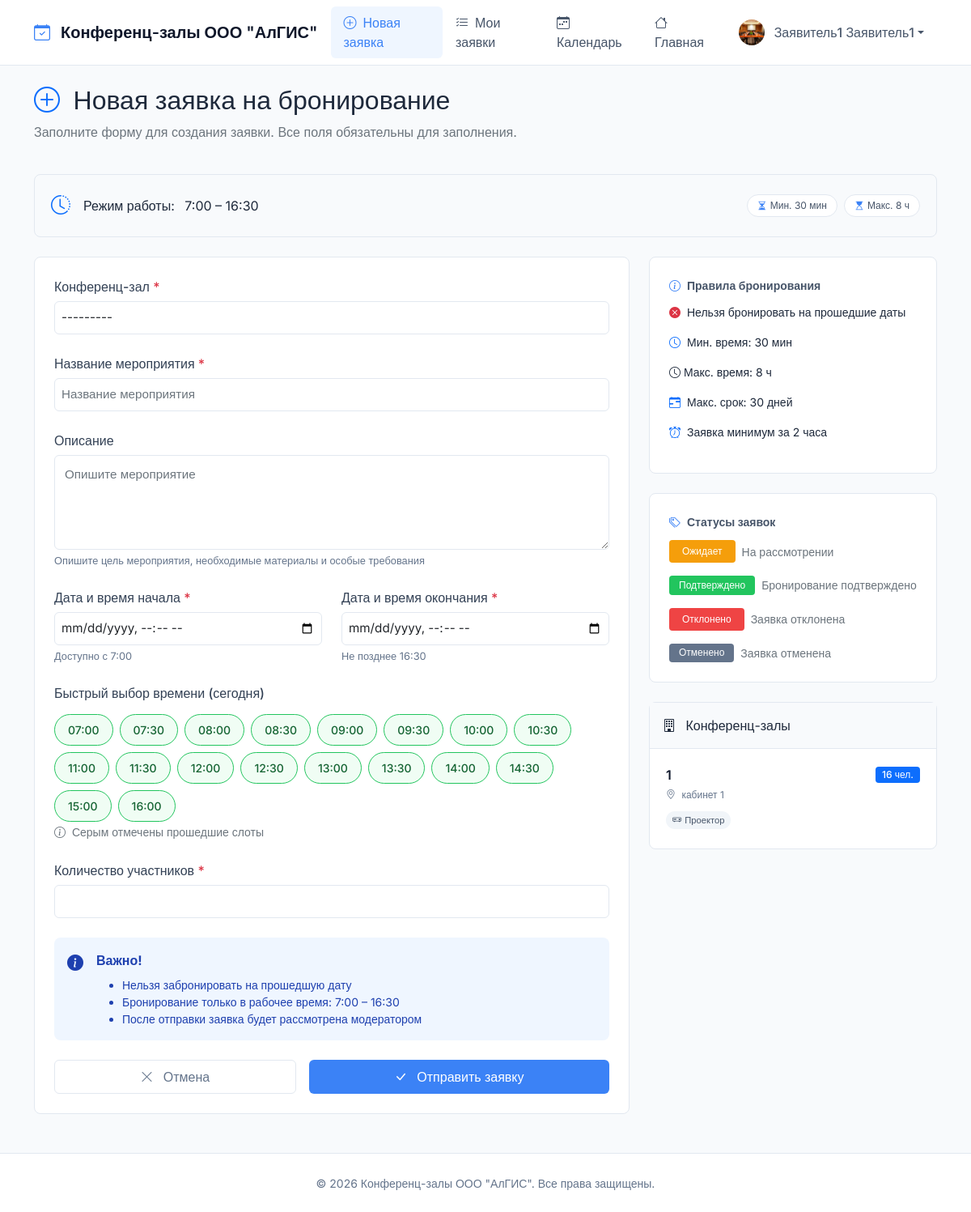
/create-booking/ (signed in), run on an earlier commit of the app's database.
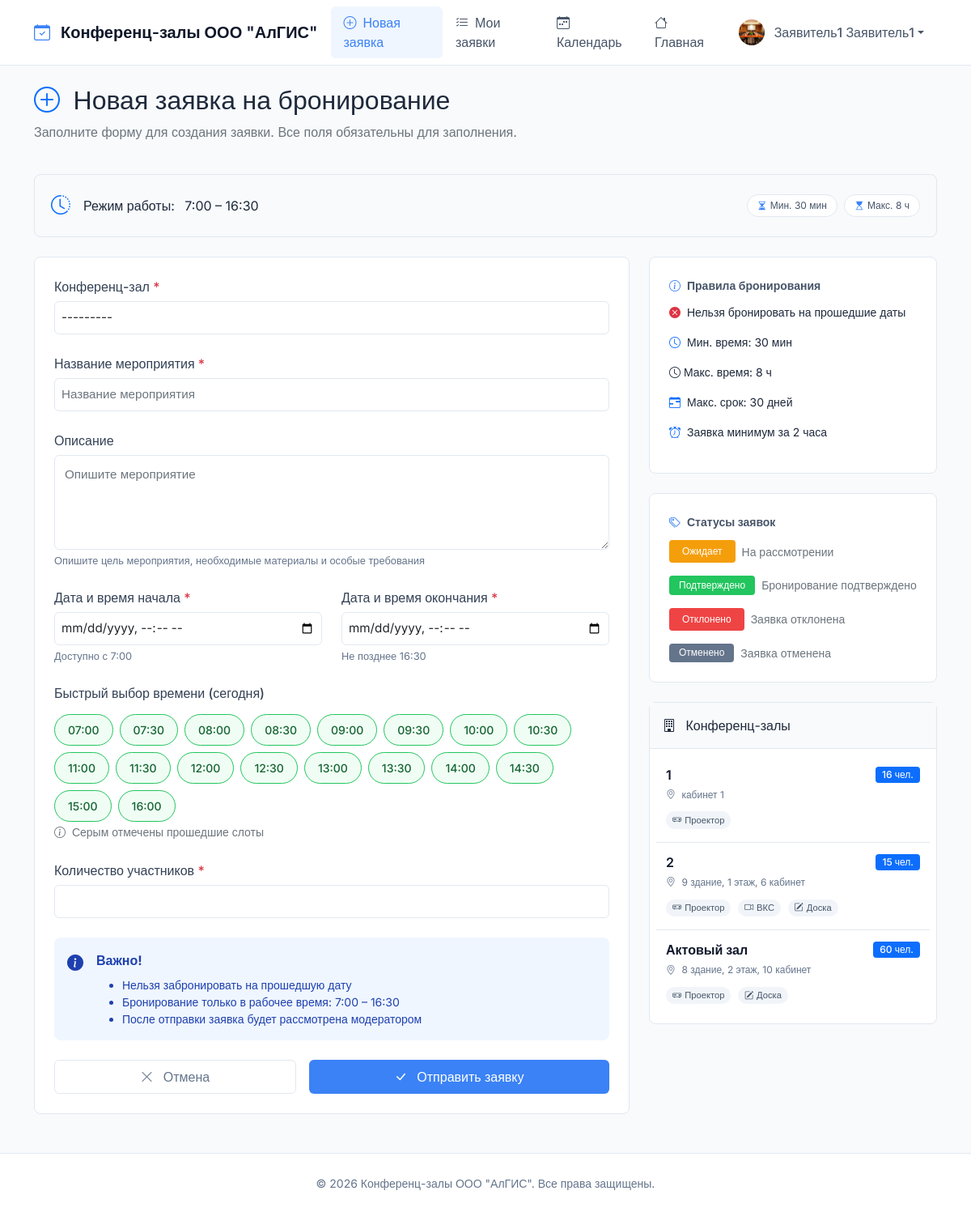
And on a later commit of the database.
### bookings/models.py (models this page shows, shortened)
class ConferenceRoom(models.Model):
    name = models.CharField(max_length=100, verbose_name="Название")
    capacity = models.PositiveIntegerField(verbose_name="Вместимость")
    location = models.CharField(max_length=200, verbose_name="Местоположение")
    description = models.TextField(blank=True, verbose_name="Описание")
    has_projector = models.BooleanField(default=False, verbose_name="Проектор")
    has_video_conference = models.BooleanField(default=False, verbose_name="Видеоконференция")
    has_whiteboard = models.BooleanField(default=False, verbose_name="Доска")
    is_active = models.BooleanField(default=True, verbose_name="Активен")
    image = models.ImageField(upload_to='rooms/', blank=True, null=True, verbose_name="Изображение")
    created_at = models.DateTimeField(auto_now_add=True, verbose_name="Дата создания")
    updated_at = models.DateTimeField(auto_now=True, verbose_name="Дата обновления")
    def __str__(self):
        return self.name
    class Meta:
        verbose_name = "Конференц-зал"
        verbose_name_plural = "Конференц-залы"
        ordering = ['name']

### bookings/views.py (the view)
# urls.py: path('create-booking/', views.create_booking, name='create_booking'),
@requester_required
def create_booking(request):
    if request.method == 'POST':
        form = BookingForm(request.POST)
        if form.is_valid():
            booking = form.save(commit=False)
            booking.requester = request.user
            if booking.start_time < timezone.now():
                messages.error(request, "Ошибка: Нельзя создать бронирование на прошедшую дату")
                return render(request, 'bookings/create_booking.html', {
                    'form': form, 'rooms': ConferenceRoom.objects.filter(is_active=True),
                    'booking_settings': settings.BOOKING_SETTINGS,
                })
            max_advance = timezone.now() + timedelta(days=settings.BOOKING_SETTINGS['MAX_ADVANCE_BOOKING_DAYS'])
            if booking.start_time > max_advance:
                messages.error(request,
                               f"Нельзя забронировать более чем на {settings.BOOKING_SETTINGS['MAX_ADVANCE_BOOKING_DAYS']} дней")
                return render(request, 'bookings/create_booking.html', {
                    'form': form, 'rooms': ConferenceRoom.objects.filter(is_active=True),
                    'booking_settings': settings.BOOKING_SETTINGS,
                })
            booking.save()
            BookingHistory.objects.create(
                booking=booking, user=request.user, action='created',
                details={'title': booking.title, 'room': booking.room.name}
            )
            messages.success(request, f"Заявка '{booking.title}' успешно создана")
            return redirect('bookings:booking_detail', booking_id=booking.id)
        else:
            for field, errors in form.errors.items():
                for error in errors:
                    messages.error(request, error)
    else:
        initial_data = {}
        room_id = request.GET.get('room')
        if room_id:
            try:
                room = ConferenceRoom.objects.get(id=room_id, is_active=True)
                initial_data['room'] = room
            except ConferenceRoom.DoesNotExist:
                pass
        date_param = request.GET.get('date')
        start_time = request.GET.get('start')
        if date_param and start_time:
            try:
                initial_data['start_time'] = f"{date_param}T{start_time}"
            except:
                pass
        form = BookingForm(initial=initial_data)
    rooms = ConferenceRoom.objects.filter(is_active=True)
    return render(request, 'bookings/create_booking.html', {
        'form': form, 'rooms': rooms, 'booking_settings': settings.BOOKING_SETTINGS,
    })

### bookings/models.py (called while the page is built)
    def get_full_name(self):
        if self.first_name and self.last_name:
            return f"{self.first_name} {self.last_name}"
        return self.username

### bookings/templates/bookings/create_booking.html (shortened to what the changed rows need)
{% extends 'bookings/base.html' %}
{% load static %}
{% block content %}
<div class="row mb-4">
    <div class="col-12">
        <h2 class="fw-semibold">
            <i class="bi bi-plus-circle text-primary me-2"></i>
            Новая заявка на бронирование
        </h2>
    </div>
</div>
<div class="row g-4">
    <div class="col-lg-4">
        <div class="border rounded-3 bg-white">
            <div class="p-2">
                {% for room in rooms %}
                    <div class="room-mini-card">
                        <div class="d-flex justify-content-between align-items-center mb-1">
                            <span class="room-name">{{ room.name }}</span>
                            <span class="badge bg-primary">{{ room.capacity }} чел.</span>
                        </div>
                        <div class="room-details mb-2">
                            <i class="bi bi-geo-alt me-1"></i> {{ room.location }}
                        </div>
                        <div>
                            {% if room.has_projector %}
                                <span class="equipment-badge">
                                    <i class="bi bi-projector me-1"></i>Проектор
                                </span>
                            {% endif %}
                            {% if room.has_video_conference %}
                                <span class="equipment-badge">
                                    <i class="bi bi-camera-video me-1"></i>ВКС
                                </span>
                            {% endif %}
                            {% if room.has_whiteboard %}
                                <span class="equipment-badge">
                                    <i class="bi bi-pencil-square me-1"></i>Доска
                                </span>
                            {% endif %}
                        </div>
                    </div>
                {% endfor %}
            </div>
        </div>
    </div>
</div>
{% endblock %}

What changed in the data, as far as the page shows it:
added ConferenceRoom: name "2", capacity "15", location "9 здание, 1 этаж, 6 кабинет", has_projector True (drawn), has_video_conference True (drawn), has_whiteboard True (drawn)
added ConferenceRoom: name "Актовый зал", capacity "60", location "8 здание, 2 этаж, 10 кабинет", has_projector True (drawn), has_whiteboard True (drawn)
